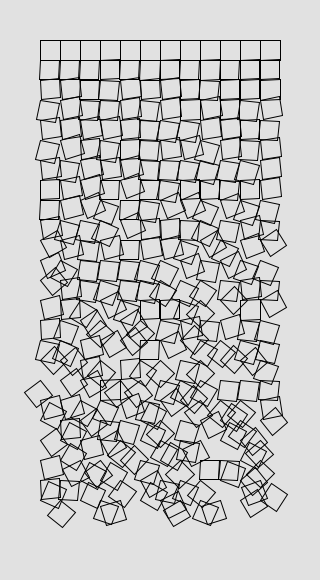
Frame 1 (no input)
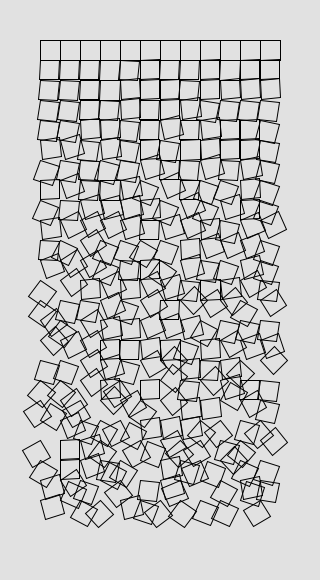
Frame 2 (the mouse pressed at the canvas centre, redrawn once)

The Processing sketch that drew these frames (run headless with seeded random() and noise(); the mouse was pressed at the canvas centre and the sketch redrawn once):

// Processing sketch: processing_108163
// ── processing_108163.pde

int side = 20;

void setup() {
  size(320, 580);
  noLoop();
}
  
void draw() {
  background(225);
  fill(0, 0, 0, 0);
  smooth();
  
  for (int i = 0; i < 12; i++) {
    for (int j = 0; j < 24; j++) {
      pushMatrix();
      translate(i*side + 40, j*side + 40);
      rotate(random(PI*j/-54.0, PI*j/54.0)); //pick something good for this
      rect(0, 0, side, side);
      popMatrix();
    }
  }
}
